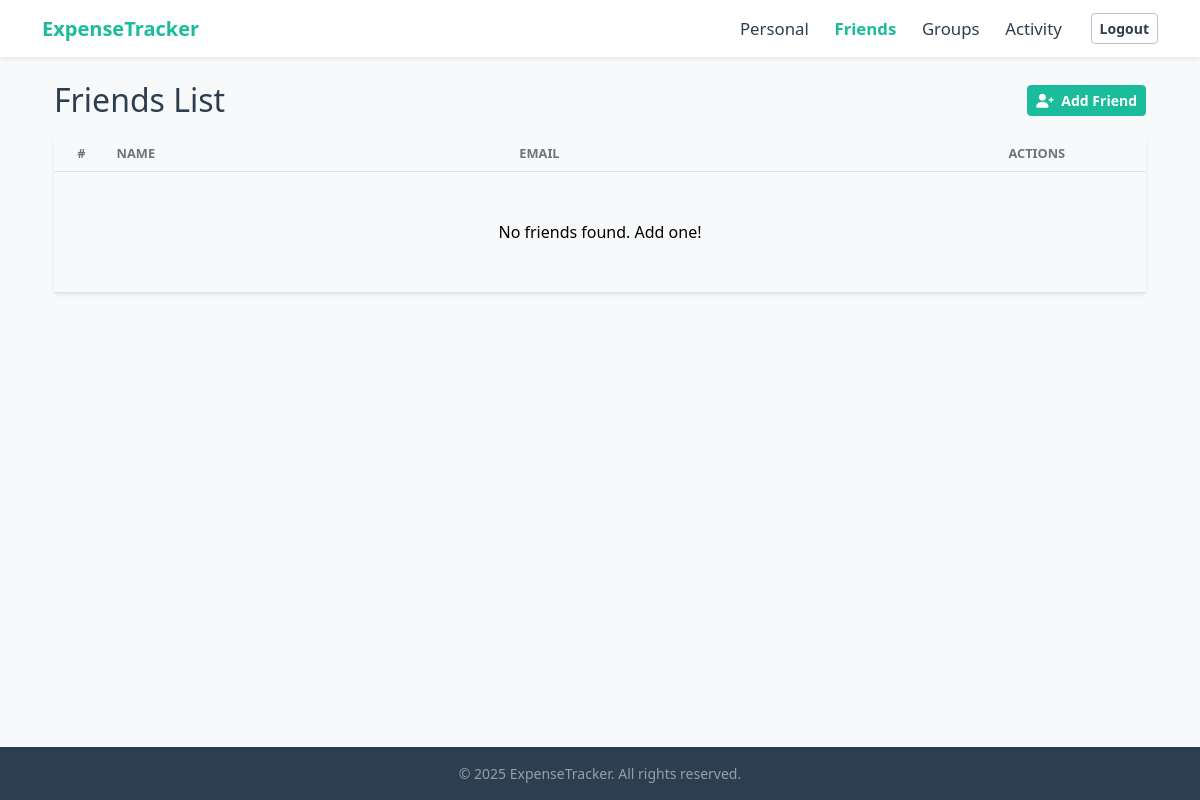
The app's page /tracker/friends/ (signed in), older data.
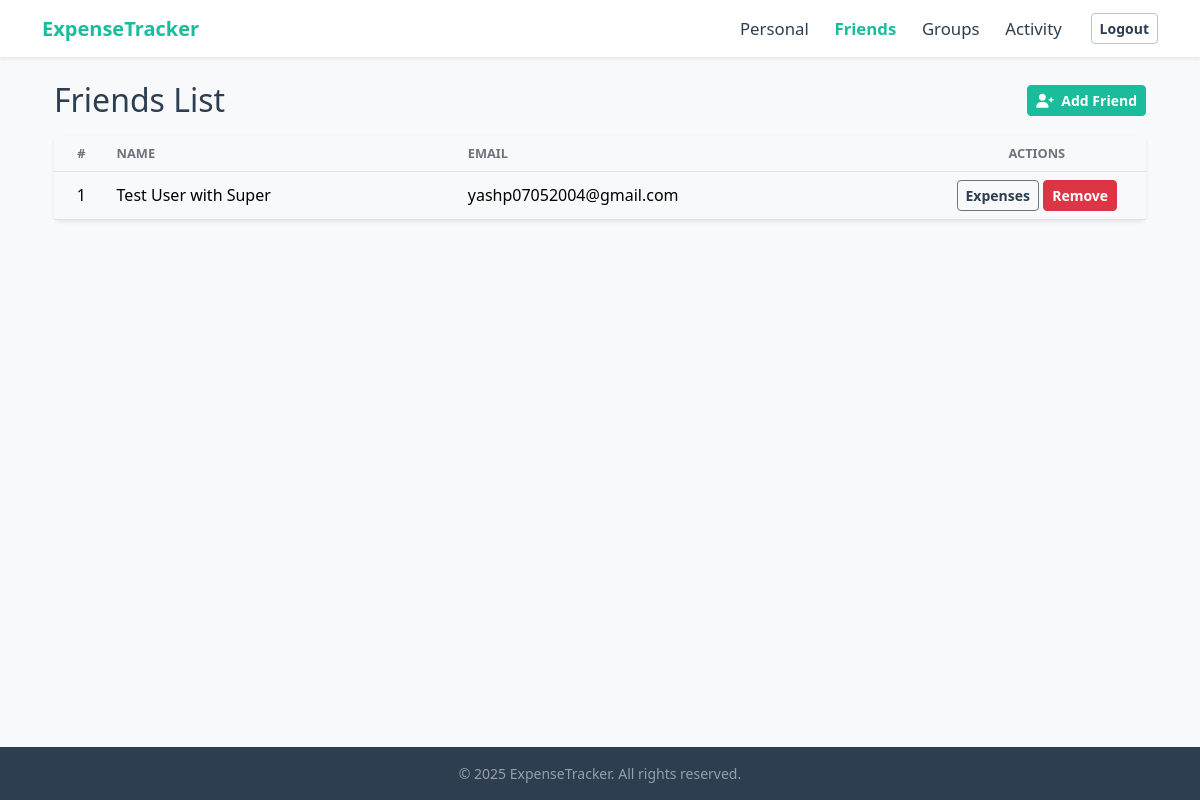
The same page, newer data.
### tracker/models.py (models this page shows, shortened)
class Friend(models.Model):
    user = models.ForeignKey(UserRegistration, on_delete=models.CASCADE, related_name='owner')
    friend_user = models.ForeignKey(UserRegistration, on_delete=models.CASCADE, related_name='friend')
    created_at = models.DateTimeField(auto_now_add=True)
    def __str__(self):
        return f"{self.user.name} is friends with {self.friend_user.name}"

class UserRegistration(models.Model):
    name = models.CharField(max_length=100)
    email = models.CharField(max_length=100,unique=True)
    password = models.CharField(max_length=100)

### tracker/views.py (the view)
# urls.py: path('friends/', views.friends_dashboard, name='friends_dashboard'),
def friends_dashboard(request):
    if 'username' not in request.session:
        messages.error(request, "Please log in to access this page.")
        return redirect('login')
    user_id = request.session.get('user_id')
    friends = Friend.objects.filter(user_id=user_id)
    print(friends)
    return render(request, 'tracker/friends.html', {'friends': friends})

### tracker/templates/tracker/friends.html (shortened to what this page needs)
{% extends 'tracker/base.html' %}
{% load static %}
{% block content %}
<div class="container py-4">
    <div class="d-flex justify-content-between align-items-center mb-3">
        <h2 class="mb-0 fw-light">Friends List</h2>
        <a href="{% url 'add_friend' %}" class="btn btn-primary btn-sm">
            <i class="fas fa-user-plus me-1"></i> Add Friend
        </a>
    </div>
    <div class="card shadow-sm border-0">
        <div class="card-body p-0">
            <div class="table-responsive">
                <table class="table table-hover align-middle mb-0">
                    <thead class="text-center">
                        <tr>
                            <th style="width: 5%;">#</th>
                            <th class="text-start">Name</th>
                            <th class="text-start">Email</th>
                            <th style="width: 20%;">Actions</th>
                        </tr>
                    </thead>
                    <tbody>
                        {% if friends %}
                            {% for friend in friends %}
                                <tr class="text-center">
                                    <td>{{ forloop.counter }}</td>
                                    <td class="text-start">{{ friend.friend_user.name }}</td>
                                    <td class="text-start">{{ friend.friend_user.email }}</td>
                                    <td>
                                        <a href="{% url 'friend_details' friend.friend_user.id %}" class="btn btn-sm btn-outline-secondary" title="Details">
                                            Expenses
                                        </a>
                                        <a href="{% url 'remove_friend' friend.friend_user.id %}" id="remove-btn" class="btn btn-sm" style="background-color: #dc3545; color: #fff; border-color: #dc3545; text-decoration: none;" onmouseover="this.style.backgroundColor='#c82333'"onmouseout="this.style.backgroundColor='#dc3545'" title="Remove Friend">
                                            Remove
                                        </a>
                                    </td>
                                </tr>
                            {% endfor %}
                        {% else %}
                            <tr>
                                <td colspan="4" class="text-center py-5">No friends found. Add one!</td>
                            </tr>
                        {% endif %}
                    </tbody>
                </table>
            </div>
        </div>
    </div>
</div>
{% endblock %}

Row changes from the older to the newer data that the page shows:
added Friend: friend_user.name "Test User with Super", friend_user.email "yashp07052004@gmail.com"
Text that changed along with them:
text no longer shown: "No friends found. Add one!"
